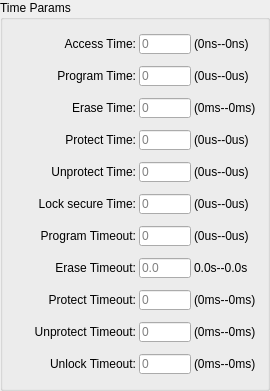
          <widget class="QGroupBox" name="groupBox_2">
           <property name="title">
            <string>Time Params</string>
           </property>
           <layout class="QVBoxLayout" name="verticalLayout_3">
            <item>
             <widget class="QWidget" name="widget_13" native="true">
              <layout class="QHBoxLayout" name="horizontalLayout_13">
               <property name="spacing">
                <number>3</number>
               </property>
               <property name="leftMargin">
                <number>0</number>
               </property>
               <property name="topMargin">
                <number>3</number>
               </property>
               <property name="rightMargin">
                <number>0</number>
               </property>
               <property name="bottomMargin">
                <number>3</number>
               </property>
               <item>
                <widget class="QLabel" name="label_21">
                 <property name="minimumSize">
                  <size>
                   <width>122</width>
                   <height>17</height>
                  </size>
                 </property>
                 <property name="maximumSize">
                  <size>
                   <width>122</width>
                   <height>17</height>
                  </size>
                 </property>
                 <property name="text">
                  <string>Access Time:</string>
                 </property>
                 <property name="alignment">
                  <set>Qt::AlignRight|Qt::AlignTrailing|Qt::AlignVCenter</set>
                 </property>
                </widget>
               </item>
               <item>
                <widget class="QLineEdit" name="accessEdit">
                 <property name="minimumSize">
                  <size>
                   <width>52</width>
                   <height>20</height>
                  </size>
                 </property>
                 <property name="maximumSize">
                  <size>
                   <width>52</width>
                   <height>20</height>
                  </size>
                 </property>
                 <property name="placeholderText">
                  <string>0</string>
                 </property>
                </widget>
               </item>
               <item>
                <widget class="QLabel" name="label_22">
                 <property name="text">
                  <string>(0ns--0ns)</string>
                 </property>
                </widget>
               </item>
              </layout>
             </widget>
            </item>
            <item>
             <widget class="QWidget" name="widget_21" native="true">
              <layout class="QHBoxLayout" name="horizontalLayout_21">
               <property name="spacing">
                <number>3</number>
               </property>
               <property name="leftMargin">
                <number>0</number>
               </property>
               <property name="topMargin">
                <number>3</number>
               </property>
               <property name="rightMargin">
                <number>0</number>
               </property>
               <property name="bottomMargin">
                <number>3</number>
               </property>
               <item>
                <widget class="QLabel" name="label_37">
                 <property name="minimumSize">
                  <size>
                   <width>122</width>
                   <height>17</height>
                  </size>
                 </property>
                 <property name="maximumSize">
                  <size>
                   <width>122</width>
                   <height>17</height>
                  </size>
                 </property>
                 <property name="text">
                  <string>Program Time:</string>
                 </property>
                 <property name="alignment">
                  <set>Qt::AlignRight|Qt::AlignTrailing|Qt::AlignVCenter</set>
                 </property>
                </widget>
               </item>
               <item>
                <widget class="QLineEdit" name="programEdit">
                 <property name="minimumSize">
                  <size>
                   <width>52</width>
                   <height>20</height>
                  </size>
                 </property>
                 <property name="maximumSize">
                  <size>
                   <width>52</width>
                   <height>20</height>
                  </size>
                 </property>
                 <property name="placeholderText">
                  <string>0</string>
                 </property>
                </widget>
               </item>
               <item>
                <widget class="QLabel" name="label_38">
                 <property name="text">
                  <string>(0us--0us)</string>
                 </property>
                </widget>
               </item>
              </layout>
             </widget>
            </item>
            <item>
             <widget class="QWidget" name="widget_22" native="true">
              <layout class="QHBoxLayout" name="horizontalLayout_22">
               <property name="spacing">
                <number>3</number>
               </property>
               <property name="leftMargin">
                <number>0</number>
               </property>
               <property name="topMargin">
                <number>3</number>
               </property>
               <property name="rightMargin">
                <number>0</number>
               </property>
               <property name="bottomMargin">
                <number>3</number>
               </property>
               <item>
                <widget class="QLabel" name="label_39">
                 <property name="minimumSize">
                  <size>
                   <width>122</width>
                   <height>17</height>
                  </size>
                 </property>
                 <property name="maximumSize">
                  <size>
                   <width>122</width>
                   <height>17</height>
                  </size>
                 </property>
                 <property name="text">
                  <string>Erase Time:</string>
                 </property>
                 <property name="alignment">
                  <set>Qt::AlignRight|Qt::AlignTrailing|Qt::AlignVCenter</set>
                 </property>
                </widget>
               </item>
               <item>
                <widget class="QLineEdit" name="eraseEdit">
                 <property name="minimumSize">
                  <size>
                   <width>52</width>
                   <height>20</height>
                  </size>
                 </property>
                 <property name="maximumSize">
                  <size>
                   <width>52</width>
                   <height>20</height>
                  </size>
                 </property>
                 <property name="placeholderText">
                  <string>0</string>
                 </property>
                </widget>
               </item>
               <item>
                <widget class="QLabel" name="label_40">
                 <property name="text">
                  <string>(0ms--0ms)</string>
                 </property>
                </widget>
               </item>
              </layout>
             </widget>
            </item>
            <item>
             <widget class="QWidget" name="widget_18" native="true">
              <layout class="QHBoxLayout" name="horizontalLayout_18">
               <property name="spacing">
                <number>3</number>
               </property>
               <property name="leftMargin">
                <number>0</number>
               </property>
               <property name="topMargin">
                <number>3</number>
               </property>
               <property name="rightMargin">
                <number>0</number>
               </property>
               <property name="bottomMargin">
                <number>3</number>
               </property>
               <item>
                <widget class="QLabel" name="label_31">
                 <property name="minimumSize">
                  <size>
                   <width>122</width>
                   <height>17</height>
                  </size>
                 </property>
                 <property name="maximumSize">
                  <size>
                   <width>122</width>
                   <height>17</height>
                  </size>
                 </property>
                 <property name="text">
                  <string>Protect Time:</string>
                 </property>
                 <property name="alignment">
                  <set>Qt::AlignRight|Qt::AlignTrailing|Qt::AlignVCenter</set>
                 </property>
                </widget>
               </item>
               <item>
                <widget class="QLineEdit" name="protectEdit">
                 <property name="minimumSize">
                  <size>
                   <width>52</width>
                   <height>20</height>
                  </size>
                 </property>
                 <property name="maximumSize">
                  <size>
                   <width>52</width>
                   <height>20</height>
                  </size>
                 </property>
                 <property name="placeholderText">
                  <string>0</string>
                 </property>
                </widget>
               </item>
               <item>
                <widget class="QLabel" name="label_32">
                 <property name="text">
                  <string>(0us--0us)</string>
                 </property>
                </widget>
               </item>
              </layout>
             </widget>
            </item>
            <item>
             <widget class="QWidget" name="widget_15" native="true">
              <layout class="QHBoxLayout" name="horizontalLayout_15">
               <property name="spacing">
                <number>3</number>
               </property>
               <property name="leftMargin">
                <number>0</number>
               </property>
               <property name="topMargin">
                <number>3</number>
               </property>
               <property name="rightMargin">
                <number>0</number>
               </property>
               <property name="bottomMargin">
                <number>3</number>
               </property>
               <item>
                <widget class="QLabel" name="label_25">
                 <property name="minimumSize">
                  <size>
                   <width>122</width>
                   <height>17</height>
                  </size>
                 </property>
                 <property name="maximumSize">
                  <size>
                   <width>122</width>
                   <height>17</height>
                  </size>
                 </property>
                 <property name="text">
                  <string>Unprotect Time:</string>
                 </property>
                 <property name="alignment">
                  <set>Qt::AlignRight|Qt::AlignTrailing|Qt::AlignVCenter</set>
                 </property>
                </widget>
               </item>
               <item>
                <widget class="QLineEdit" name="unprotectEdit">
                 <property name="minimumSize">
                  <size>
                   <width>52</width>
                   <height>20</height>
                  </size>
                 </property>
                 <property name="maximumSize">
                  <size>
                   <width>52</width>
                   <height>20</height>
                  </size>
                 </property>
                 <property name="placeholderText">
                  <string>0</string>
                 </property>
                </widget>
               </item>
               <item>
                <widget class="QLabel" name="label_26">
                 <property name="text">
                  <string>(0us--0us)</string>
                 </property>
                </widget>
               </item>
              </layout>
             </widget>
            </item>
            <item>
             <widget class="QWidget" name="widget_17" native="true">
              <layout class="QHBoxLayout" name="horizontalLayout_17">
               <property name="spacing">
                <number>3</number>
               </property>
               <property name="leftMargin">
                <number>0</number>
               </property>
               <property name="topMargin">
                <number>3</number>
               </property>
               <property name="rightMargin">
                <number>0</number>
               </property>
               <property name="bottomMargin">
                <number>3</number>
               </property>
               <item>
                <widget class="QLabel" name="label_29">
                 <property name="minimumSize">
                  <size>
                   <width>122</width>
                   <height>17</height>
                  </size>
                 </property>
                 <property name="maximumSize">
                  <size>
                   <width>122</width>
                   <height>17</height>
                  </size>
                 </property>
                 <property name="text">
                  <string>Lock secure Time:</string>
                 </property>
                 <property name="alignment">
                  <set>Qt::AlignRight|Qt::AlignTrailing|Qt::AlignVCenter</set>
                 </property>
                </widget>
               </item>
               <item>
                <widget class="QLineEdit" name="lockSecureEdit">
                 <property name="minimumSize">
                  <size>
                   <width>52</width>
                   <height>20</height>
                  </size>
                 </property>
                 <property name="maximumSize">
                  <size>
                   <width>52</width>
                   <height>20</height>
                  </size>
                 </property>
                 <property name="placeholderText">
                  <string>0</string>
                 </property>
                </widget>
               </item>
               <item>
                <widget class="QLabel" name="label_30">
                 <property name="text">
                  <string>(0us--0us)</string>
                 </property>
                </widget>
               </item>
              </layout>
             </widget>
            </item>
            <item>
             <widget class="QWidget" name="widget_14" native="true">
              <layout class="QHBoxLayout" name="horizontalLayout_14">
               <property name="spacing">
                <number>3</number>
               </property>
               <property name="leftMargin">
                <number>0</number>
               </property>
               <property name="topMargin">
                <number>3</number>
               </property>
               <property name="rightMargin">
                <number>0</number>
               </property>
               <property name="bottomMargin">
                <number>3</number>
               </property>
               <item>
                <widget class="QLabel" name="label_23">
                 <property name="minimumSize">
                  <size>
                   <width>122</width>
                   <height>17</height>
                  </size>
                 </property>
                 <property name="maximumSize">
                  <size>
                   <width>122</width>
                   <height>17</height>
                  </size>
                 </property>
                 <property name="text">
                  <string>Program Timeout:</string>
                 </property>
                 <property name="alignment">
                  <set>Qt::AlignRight|Qt::AlignTrailing|Qt::AlignVCenter</set>
                 </property>
                </widget>
               </item>
               <item>
                <widget class="QLineEdit" name="progTimeoutEdit">
                 <property name="minimumSize">
                  <size>
                   <width>52</width>
                   <height>20</height>
                  </size>
                 </property>
                 <property name="maximumSize">
                  <size>
                   <width>52</width>
                   <height>20</height>
                  </size>
                 </property>
                 <property name="placeholderText">
                  <string>0</string>
                 </property>
                </widget>
               </item>
               <item>
                <widget class="QLabel" name="label_24">
                 <property name="text">
                  <string>(0us--0us)</string>
                 </property>
                </widget>
               </item>
              </layout>
             </widget>
            </item>
            <item>
             <widget class="QWidget" name="widget_16" native="true">
              <layout class="QHBoxLayout" name="horizontalLayout_16">
               <property name="spacing">
                <number>3</number>
               </property>
               <property name="leftMargin">
                <number>0</number>
               </property>
               <property name="topMargin">
                <number>3</number>
               </property>
               <property name="rightMargin">
                <number>0</number>
               </property>
               <property name="bottomMargin">
                <number>3</number>
               </property>
               <item>
                <widget class="QLabel" name="label_27">
                 <property name="minimumSize">
                  <size>
                   <width>122</width>
                   <height>17</height>
                  </size>
                 </property>
                 <property name="maximumSize">
                  <size>
                   <width>122</width>
                   <height>17</height>
                  </size>
                 </property>
                 <property name="text">
                  <string>Erase Timeout:</string>
                 </property>
                 <property name="alignment">
                  <set>Qt::AlignRight|Qt::AlignTrailing|Qt::AlignVCenter</set>
                 </property>
                </widget>
               </item>
               <item>
                <widget class="QLineEdit" name="eraseTimeoutEdit">
                 <property name="minimumSize">
                  <size>
                   <width>52</width>
                   <height>20</height>
                  </size>
                 </property>
                 <property name="maximumSize">
                  <size>
                   <width>52</width>
                   <height>20</height>
                  </size>
                 </property>
                 <property name="placeholderText">
                  <string>0.0</string>
                 </property>
                </widget>
               </item>
               <item>
                <widget class="QLabel" name="label_28">
                 <property name="text">
                  <string>0.0s--0.0s</string>
                 </property>
                </widget>
               </item>
              </layout>
             </widget>
            </item>
            <item>
             <widget class="QWidget" name="widget_19" native="true">
              <layout class="QHBoxLayout" name="horizontalLayout_19">
               <property name="spacing">
                <number>3</number>
               </property>
               <property name="leftMargin">
                <number>0</number>
               </property>
               <property name="topMargin">
                <number>3</number>
               </property>
               <property name="rightMargin">
                <number>0</number>
               </property>
               <property name="bottomMargin">
                <number>3</number>
               </property>
               <item>
                <widget class="QLabel" name="label_33">
                 <property name="minimumSize">
                  <size>
                   <width>122</width>
                   <height>17</height>
                  </size>
                 </property>
                 <property name="maximumSize">
                  <size>
                   <width>122</width>
                   <height>17</height>
                  </size>
                 </property>
                 <property name="text">
                  <string>Protect Timeout:</string>
                 </property>
                 <property name="alignment">
                  <set>Qt::AlignRight|Qt::AlignTrailing|Qt::AlignVCenter</set>
                 </property>
                </widget>
               </item>
               <item>
                <widget class="QLineEdit" name="protectTimeoutEdit">
                 <property name="minimumSize">
                  <size>
                   <width>52</width>
                   <height>20</height>
                  </size>
                 </property>
                 <property name="maximumSize">
                  <size>
                   <width>52</width>
                   <height>20</height>
                  </size>
                 </property>
                 <property name="placeholderText">
                  <string>0</string>
                 </property>
                </widget>
               </item>
               <item>
                <widget class="QLabel" name="label_34">
                 <property name="text">
                  <string>(0ms--0ms)</string>
                 </property>
                </widget>
               </item>
              </layout>
             </widget>
            </item>
            <item>
             <widget class="QWidget" name="widget_20" native="true">
              <layout class="QHBoxLayout" name="horizontalLayout_20">
               <property name="spacing">
                <number>3</number>
               </property>
               <property name="leftMargin">
                <number>0</number>
               </property>
               <property name="topMargin">
                <number>3</number>
               </property>
               <property name="rightMargin">
                <number>0</number>
               </property>
               <property name="bottomMargin">
                <number>3</number>
               </property>
               <item>
                <widget class="QLabel" name="label_35">
                 <property name="minimumSize">
                  <size>
                   <width>122</width>
                   <height>17</height>
                  </size>
                 </property>
                 <property name="maximumSize">
                  <size>
                   <width>122</width>
                   <height>17</height>
                  </size>
                 </property>
                 <property name="text">
                  <string>Unprotect Timeout:</string>
                 </property>
                 <property name="alignment">
                  <set>Qt::AlignRight|Qt::AlignTrailing|Qt::AlignVCenter</set>
                 </property>
                </widget>
               </item>
               <item>
                <widget class="QLineEdit" name="unprotectTimeoutEdit">
                 <property name="minimumSize">
                  <size>
                   <width>52</width>
                   <height>20</height>
                  </size>
                 </property>
                 <property name="maximumSize">
                  <size>
                   <width>52</width>
                   <height>20</height>
                  </size>
                 </property>
                 <property name="placeholderText">
                  <string>0</string>
                 </property>
                </widget>
               </item>
               <item>
                <widget class="QLabel" name="label_36">
                 <property name="text">
                  <string>(0ms--0ms)</string>
                 </property>
                </widget>
               </item>
              </layout>
             </widget>
            </item>
            <item>
             <widget class="QWidget" name="widget_23" native="true">
              <layout class="QHBoxLayout" name="horizontalLayout_23">
               <property name="spacing">
                <number>3</number>
               </property>
               <property name="leftMargin">
                <number>0</number>
               </property>
               <property name="topMargin">
                <number>3</number>
               </property>
               <property name="rightMargin">
                <number>0</number>
               </property>
               <property name="bottomMargin">
                <number>3</number>
               </property>
               <item>
                <widget class="QLabel" name="label_41">
                 <property name="minimumSize">
                  <size>
                   <width>122</width>
                   <height>17</height>
                  </size>
                 </property>
                 <property name="maximumSize">
                  <size>
                   <width>122</width>
                   <height>17</height>
                  </size>
                 </property>
                 <property name="text">
                  <string>Unlock Timeout:</string>
                 </property>
                 <property name="alignment">
                  <set>Qt::AlignRight|Qt::AlignTrailing|Qt::AlignVCenter</set>
                 </property>
                </widget>
               </item>
               <item>
                <widget class="QLineEdit" name="unlockTimeoutEdit">
                 <property name="minimumSize">
                  <size>
                   <width>52</width>
                   <height>20</height>
                  </size>
                 </property>
                 <property name="maximumSize">
                  <size>
                   <width>52</width>
                   <height>20</height>
                  </size>
                 </property>
                 <property name="placeholderText">
                  <string>0</string>
                 </property>
                </widget>
               </item>
               <item>
                <widget class="QLabel" name="label_42">
                 <property name="text">
                  <string>(0ms--0ms)</string>
                 </property>
                </widget>
               </item>
              </layout>
             </widget>
            </item>
           </layout>
          </widget>
